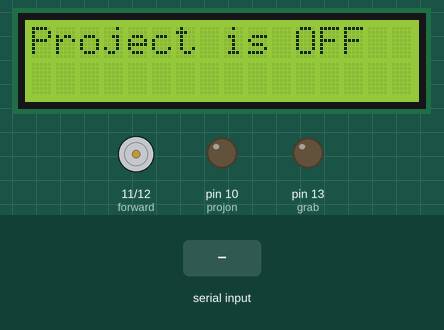
The sketch below on a simulated Arduino Uno, built with avr-gcc and run on an emulated ATmega328P. Parts: 16×2 character LCD, motor-driver pin pairs drawn as motors (green arrow = first pin HIGH = forward, orange = second pin HIGH = backward, longer = more drive), output pins drawn as LEDs (lit = HIGH). Inputs (shaded band) come from the test bench. What the sketch prints to the serial monitor is not drawn.

Above: at 1.2 s.
1.3 s: "1\n" received over Serial
At 2.5 s:
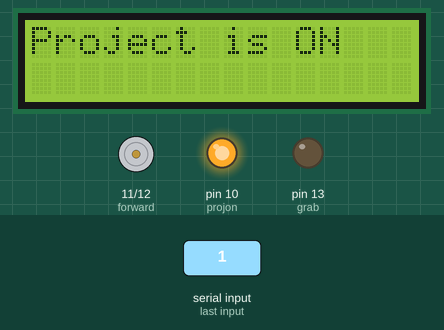
2.8 s: byte 50 ('2') received over Serial
At 3.9 s:
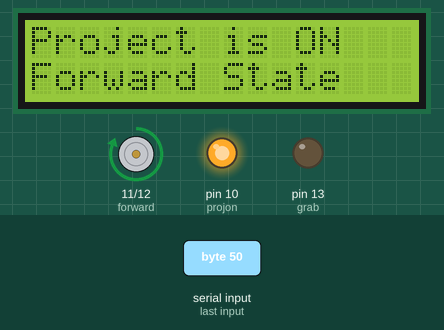
4.3 s: "5\n" received over Serial
At 4.9 s:
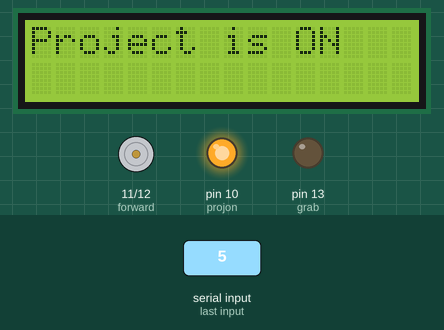
5.8 s: byte 51 ('3') received over Serial
At 6.2 s:
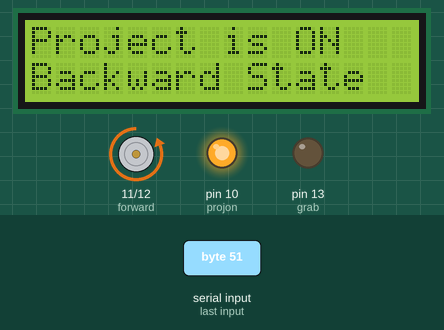
Timing chart, 0 to 8.3 s (numbered marks = the images above; inputs shaded):
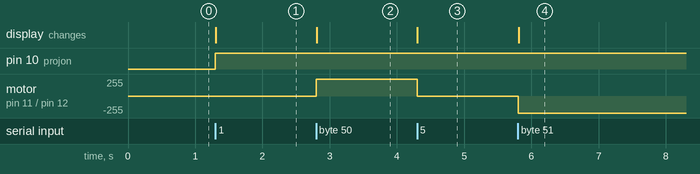

Measured:
- after the input at 1.3 s, pin 10 (projon): LOW → HIGH at once; the display: changes at once (image 1)
- after the input at 2.8 s, motor on pin 11 (forward) / pin 12 (backward): stopped → forward 255/255 at once; the display: changes at once (image 2)
- after the input at 4.3 s, motor on pin 11 (forward) / pin 12 (backward): forward 255/255 → stopped at once; the display: changes at once (image 3)
- after the input at 5.8 s, motor on pin 11 (forward) / pin 12 (backward): stopped → backward 255/255 at once; the display: changes at once (image 4)

The sketch:

BluetoothAndCommunication.ino
```cpp
#include <LiquidCrystal.h>
LiquidCrystal lcd(2,3,4,5,6,7);
int forward=11;
int backward=12;
int grab=13;
int projon=10;
union BtoF{
  byte b[16];
  float fval;
  }u;

const int buffer_size= 16;
byte buf[buffer_size];
float myval;

char Incoming_value = 0;
int enter=0;
void setup()
{
  Serial.begin(9600);
  lcd.begin(16,2);
  pinMode(projon, OUTPUT);
  pinMode(forward, OUTPUT);
  pinMode(backward, OUTPUT);
  pinMode(grab, OUTPUT);
  lcd.clear();
  lcd.setCursor(0,0);
  lcd.print("Project is OFF");
}

void loop()
{
  if(Serial.available() > 0)
  {
    Incoming_value = Serial.read();
    Serial.print(Incoming_value);
    Serial.print("\n");
    if(Incoming_value == '1'){
      digitalWrite(projon, HIGH);
      enter=1;
      lcd.clear();
      lcd.setCursor(0,0);
      lcd.print("Project is ON");
      while(enter==1){
      digitalWrite(grab, LOW);
      digitalWrite(backward, LOW);
      digitalWrite(forward, LOW);
      Incoming_value = Serial.read();
      Serial.print(Incoming_value);
      if(Incoming_value == '0'){
      digitalWrite(projon, LOW);
      enter=0;
      lcd.clear();
      lcd.setCursor(0,0);
      lcd.print("Project is OFF");
      }
      if(Incoming_value == '2'){
      digitalWrite(forward, HIGH);
        lcd.clear();
        lcd.setCursor(0,0);
        lcd.print("Project is ON");
        lcd.setCursor(0,1);
        lcd.print("Forward State");
      while(1){
      Incoming_value = Serial.read();
      //Serial.print(Incoming_value);
      if(Incoming_value == '5'){
      digitalWrite(forward, LOW);
      lcd.clear();
      lcd.setCursor(0,0);
      lcd.print("Project is ON");
        break;
        }
      }
      }
      if(Incoming_value == '3'){
      digitalWrite(backward, HIGH);
        lcd.clear();
        lcd.setCursor(0,0);
        lcd.print("Project is ON");
        lcd.setCursor(0,1);
        lcd.print("Backward State");
      while(1){
       Incoming_value = Serial.read();
        if(Incoming_value == '5'){
      digitalWrite(backward, LOW);
      lcd.clear();
      lcd.setCursor(0,0);
      lcd.print("Project is ON");
        break;
        }
      //Serial.print(Incoming_value);
      }
      }
      if(Incoming_value == '4'){
      digitalWrite(grab, HIGH);
        lcd.clear();
        lcd.setCursor(0,0);
        lcd.print("Project is ON");
        lcd.setCursor(0,1);
        lcd.print("Grabbing...");
      while(1){
       Incoming_value = Serial.read();
       if(Incoming_value == '6'||Incoming_value == '7'){
      digitalWrite(grab, LOW);
      lcd.clear();
      lcd.setCursor(0,0);
      lcd.print("Project is ON");
        break;
        }
      //Serial.print(Incoming_value);
      }
      }
      }
      }
  }
}
```
